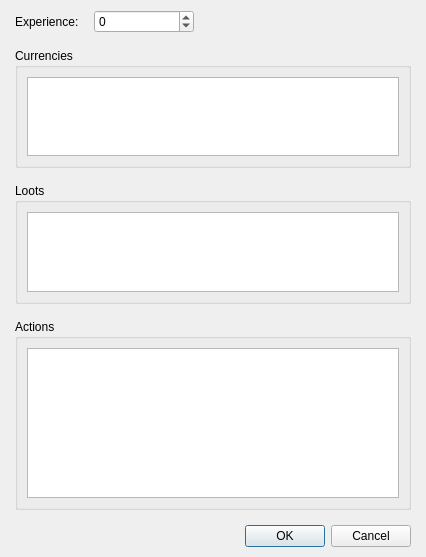
<?xml version="1.0" encoding="UTF-8"?>
<ui version="4.0">
 <class>DialogDatasMonsterRewards</class>
 <widget class="QDialog" name="DialogDatasMonsterRewards">
  <property name="geometry">
   <rect>
    <x>0</x>
    <y>0</y>
    <width>426</width>
    <height>557</height>
   </rect>
  </property>
  <property name="windowTitle">
   <string>Configure battle...</string>
  </property>
  <layout class="QGridLayout" name="gridLayout_3">
   <property name="leftMargin">
    <number>15</number>
   </property>
   <property name="topMargin">
    <number>10</number>
   </property>
   <property name="rightMargin">
    <number>15</number>
   </property>
   <property name="bottomMargin">
    <number>10</number>
   </property>
   <item row="0" column="0">
    <layout class="QVBoxLayout" name="verticalLayout">
     <property name="spacing">
      <number>15</number>
     </property>
     <item>
      <layout class="QHBoxLayout" name="horizontalLayout" stretch="0,0,1">
       <item>
        <widget class="QLabel" name="label">
         <property name="text">
          <string>Experience:</string>
         </property>
        </widget>
       </item>
       <item>
        <widget class="QSpinBox" name="spinBoxExp">
         <property name="minimumSize">
          <size>
           <width>100</width>
           <height>0</height>
          </size>
         </property>
         <property name="maximumSize">
          <size>
           <width>100</width>
           <height>16777215</height>
          </size>
         </property>
         <property name="minimum">
          <number>-999999999</number>
         </property>
         <property name="maximum">
          <number>999999999</number>
         </property>
        </widget>
       </item>
       <item>
        <spacer name="horizontalSpacer">
         <property name="orientation">
          <enum>Qt::Horizontal</enum>
         </property>
         <property name="sizeHint" stdset="0">
          <size>
           <width>40</width>
           <height>20</height>
          </size>
         </property>
        </spacer>
       </item>
      </layout>
     </item>
     <item>
      <widget class="QGroupBox" name="groupBox">
       <property name="title">
        <string>Currencies</string>
       </property>
       <layout class="QGridLayout" name="gridLayout_2">
        <item row="0" column="0">
         <widget class="WidgetSuperTree" name="treeViewCurrencies">
          <property name="minimumSize">
           <size>
            <width>0</width>
            <height>0</height>
           </size>
          </property>
          <property name="maximumSize">
           <size>
            <width>16777215</width>
            <height>16777215</height>
           </size>
          </property>
          <property name="editTriggers">
           <set>QAbstractItemView::NoEditTriggers</set>
          </property>
          <property name="indentation">
           <number>0</number>
          </property>
         </widget>
        </item>
       </layout>
      </widget>
     </item>
     <item>
      <widget class="QGroupBox" name="groupBox_2">
       <property name="title">
        <string>Loots</string>
       </property>
       <layout class="QGridLayout" name="gridLayout">
        <item row="0" column="0">
         <widget class="WidgetSuperTree" name="treeViewLoots">
          <property name="minimumSize">
           <size>
            <width>0</width>
            <height>0</height>
           </size>
          </property>
          <property name="maximumSize">
           <size>
            <width>16777215</width>
            <height>16777215</height>
           </size>
          </property>
          <property name="editTriggers">
           <set>QAbstractItemView::NoEditTriggers</set>
          </property>
          <property name="indentation">
           <number>0</number>
          </property>
         </widget>
        </item>
       </layout>
      </widget>
     </item>
     <item>
      <widget class="QGroupBox" name="groupBox_3">
       <property name="title">
        <string>Actions</string>
       </property>
       <layout class="QGridLayout" name="gridLayout_4">
        <item row="0" column="0">
         <widget class="WidgetSuperTree" name="treeViewActions">
          <property name="minimumSize">
           <size>
            <width>0</width>
            <height>150</height>
           </size>
          </property>
          <property name="maximumSize">
           <size>
            <width>16777215</width>
            <height>150</height>
           </size>
          </property>
          <property name="editTriggers">
           <set>QAbstractItemView::NoEditTriggers</set>
          </property>
          <property name="indentation">
           <number>0</number>
          </property>
         </widget>
        </item>
       </layout>
      </widget>
     </item>
     <item>
      <widget class="QDialogButtonBox" name="buttonBox">
       <property name="orientation">
        <enum>Qt::Horizontal</enum>
       </property>
       <property name="standardButtons">
        <set>QDialogButtonBox::Cancel|QDialogButtonBox::Ok</set>
       </property>
      </widget>
     </item>
    </layout>
   </item>
  </layout>
 </widget>
 <customwidgets>
  <customwidget>
   <class>WidgetSuperTree</class>
   <extends>QTreeView</extends>
   <header>widgetsupertree.h</header>
  </customwidget>
 </customwidgets>
 <resources/>
 <connections>
  <connection>
   <sender>buttonBox</sender>
   <signal>accepted()</signal>
   <receiver>DialogDatasMonsterRewards</receiver>
   <slot>accept()</slot>
   <hints>
    <hint type="sourcelabel">
     <x>248</x>
     <y>254</y>
    </hint>
    <hint type="destinationlabel">
     <x>157</x>
     <y>274</y>
    </hint>
   </hints>
  </connection>
  <connection>
   <sender>buttonBox</sender>
   <signal>rejected()</signal>
   <receiver>DialogDatasMonsterRewards</receiver>
   <slot>reject()</slot>
   <hints>
    <hint type="sourcelabel">
     <x>316</x>
     <y>260</y>
    </hint>
    <hint type="destinationlabel">
     <x>286</x>
     <y>274</y>
    </hint>
   </hints>
  </connection>
 </connections>
</ui>
